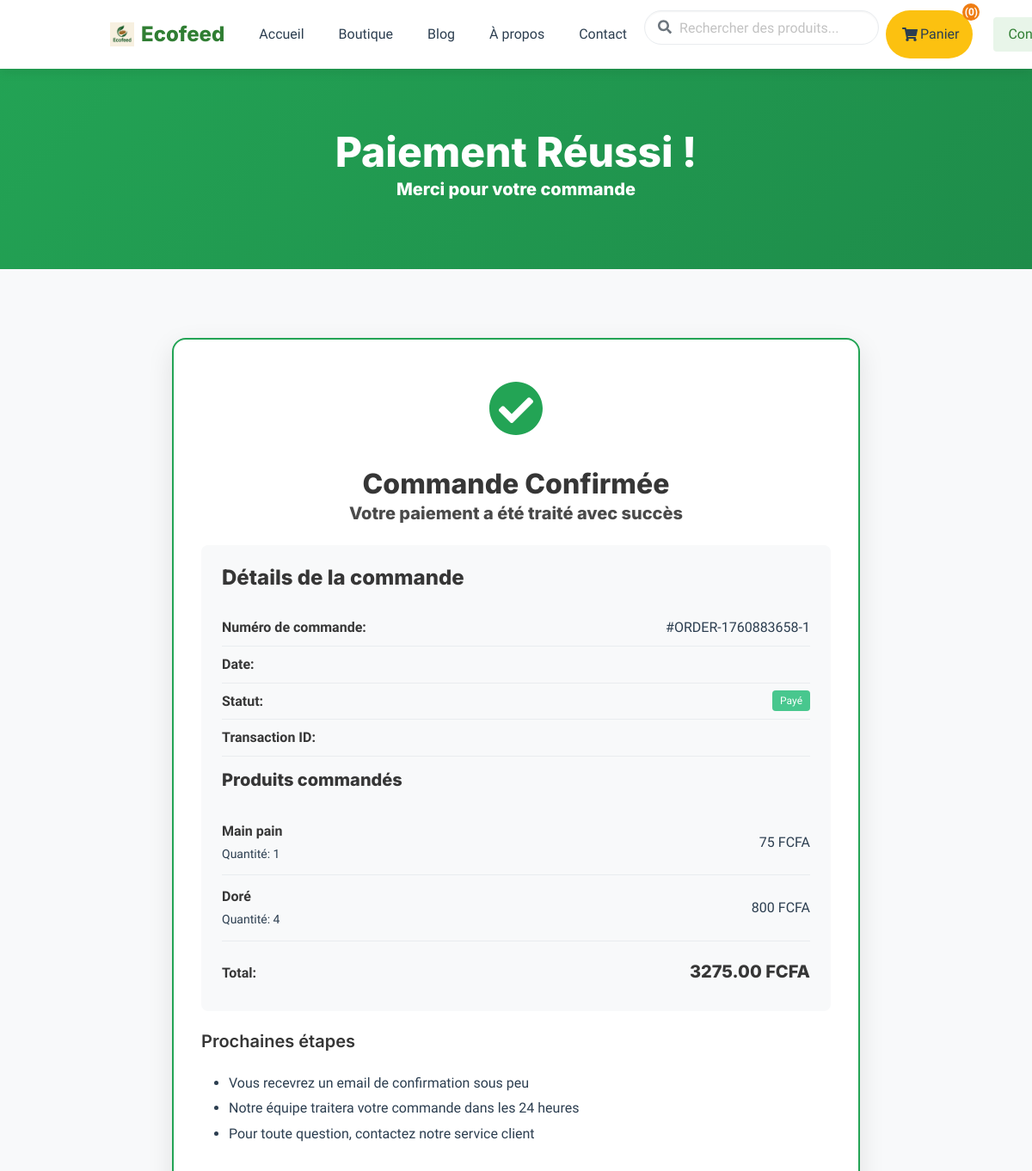
Before: /order/confirmation/5/ (upper part) with the older database file.
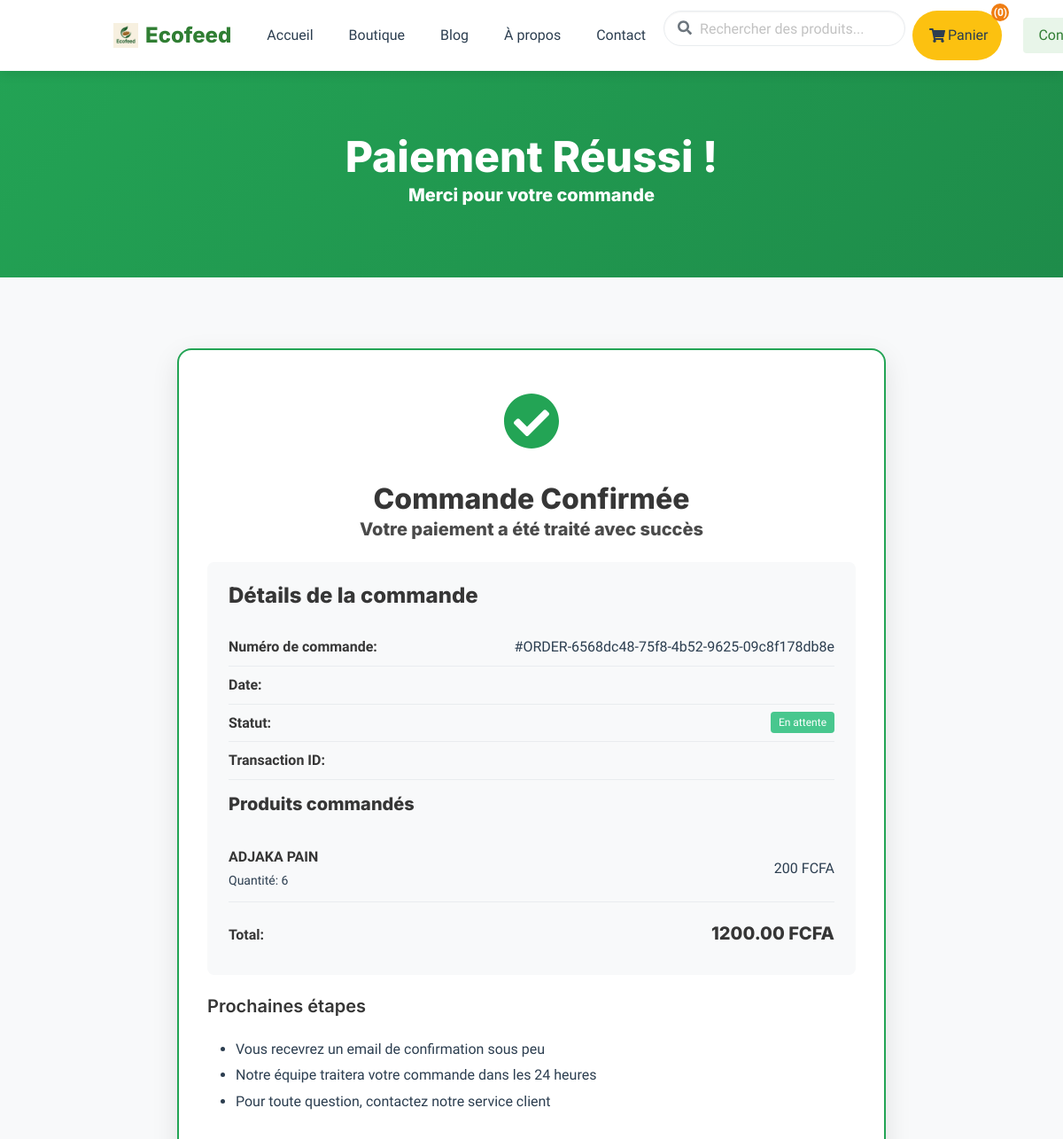
After: the same page with the newer database file.
### products/models.py (models this page shows, shortened)
class Order(models.Model):
    STATUS_CHOICES = [
        ('pending', 'En attente'),       # Order created, not paid
        ('processing', 'En cours'),      # Payment verification in progress
        ('paid', 'Payé'),                # Payment successful
        ('shipped', 'Expédié'),          # Order shipped
        ('delivered', 'Livré'),          # Order delivered
        ('cancelled', 'Annulé'),         # Order cancelled
    ]
    ordered_by = models.ForeignKey(User, on_delete=models.CASCADE)
    products = models.ManyToManyField(Product, through='OrderProduct')
    total_price = models.DecimalField(max_digits=10, decimal_places=2)
    currency = models.CharField(max_length=100, default="FCFA")
    ordered_at = models.DateTimeField(auto_now_add=True)
    status = models.CharField(max_length=20, choices=STATUS_CHOICES, default='pending')
    internal_transaction_id = models.CharField(
        max_length=100,
        unique=True,
        blank=False,
        null=False,
        db_index=True
    )

class OrderProduct(models.Model):
    order = models.ForeignKey('Order', on_delete=models.CASCADE, related_name='order_products')  # Add related_name here
    product = models.ForeignKey(Product, on_delete=models.CASCADE)
    quantity = models.PositiveIntegerField(default=1)

class Product(models.Model):
    name = models.CharField(max_length=255)
    added_by = models.ForeignKey(User, on_delete=models.CASCADE, related_name='products')
    description = models.TextField()
    price = models.DecimalField(max_digits=10, decimal_places=0)
    available = models.PositiveIntegerField(default=0)
    currency = models.CharField(max_length=100, default="FCFA")
    image = models.ImageField(upload_to='products/')
    created_at = models.DateTimeField(auto_now_add=True)

### products/views.py (the view)
# urls.py: path('order/confirmation/<int:order_id>/', views.order_confirmation, name='order_confirmation'),
def order_confirmation(request, order_id):
    order = get_object_or_404(Order, id=order_id)
    if request.user.is_authenticated and order.ordered_by != request.user:
        messages.error(request, "Vous n'avez pas accès à cette commande.")
        return redirect('products')
    order_products = order.order_products.all()
    context = {
        'order': order,
        'order_products': order_products,
    }
    return render(request, 'products/order_confirmation.html', context)

### products/templates/products/order_confirmation.html (shortened to what this page needs)
{% extends 'base.html' %}
{% load static %}
{% block content %}
<section class="confirmation-hero">
    <div class="container">
        <h1 class="title is-1 has-text-white">Paiement Réussi !</h1>
        <p class="subtitle has-text-white">Merci pour votre commande</p>
    </div>
</section>
<section class="section">
    <div class="container">
        <div class="confirmation-card">
            <div class="has-text-centered">
                <div class="success-icon">
                    <i class="fas fa-check-circle"></i>
                </div>
                <h2 class="title is-3">Commande Confirmée</h2>
                <p class="subtitle is-5">Votre paiement a été traité avec succès</p>
            </div>
            <div class="order-details">
                <h3 class="title is-4">Détails de la commande</h3>
                <div class="detail-row">
                    <strong>Numéro de commande:</strong>
                    <span>#{{ order.internal_transaction_id }}</span>
                </div>
                <div class="detail-row">
                    <strong>Date:</strong>
                </div>
                <div class="detail-row">
                    <strong>Statut:</strong>
                    <span class="tag is-success">{{ order.get_status_display }}</span>
                </div>
                <div class="detail-row">
                    <strong>Transaction ID:</strong>
                </div>
                <div class="product-list">
                    <h4 class="title is-5">Produits commandés</h4>
                    {% for order_product in order_products %}
                    <div class="product-item">
                        <div>
                            <strong>{{ order_product.product.name }}</strong>
                            <br>
                            <small>Quantité: {{ order_product.quantity }}</small>
                        </div>
                        <div>
                            {{ order_product.product.price }} {{ order_product.product.currency }}
                        </div>
                    </div>
                    {% endfor %}
                </div>
                <div class="detail-row">
                    <strong>Total:</strong>
                    <strong class="title is-5">{{ order.total_price }} {{ order.currency }}</strong>
                </div>
            </div>
            <div class="content">
                <h4 class="title is-5">Prochaines étapes</h4>
                <ul>
                    <li>Vous recevrez un email de confirmation sous peu</li>
                    <li>Notre équipe traitera votre commande dans les 24 heures</li>
                    <li>Pour toute question, contactez notre service client</li>
                </ul>
            </div>
        </div>
    </div>
</section>
{% endblock %}

### templates/base.html (shortened to what this page needs)
{% load static %}
<!DOCTYPE html>
<html lang="fr">
<head>
  <link rel="stylesheet" href="https://cdn.jsdelivr.net/npm/bulma@0.9.4/css/bulma.min.css">
</head>
<body>
  <nav class="navbar navbar-modern is-fixed-top" role="navigation" aria-label="main navigation">
    <div class="container">
      <div class="navbar-brand">
        <a class="navbar-item logo" href="{% url 'home' %}">
          <img src="{{ MEDIA_URL }}PROFIL_IMG/LOGO.jpg" alt="Ecofeed Logo">
          <span class="ml-2 font-inter">Ecofeed</span>
        </a>
      </div>
      <div id="mainNavbar" class="navbar-menu">
        <div class="navbar-start">
          <a class="navbar-item {% if request.resolver_match.url_name == 'home' %}is-active{% endif %}" href="{% url 'home' %}">
            Accueil
          </a>
          <a class="navbar-item {% if request.resolver_match.url_name == 'products' %}is-active{% endif %}" href="{% url 'products' %}">
            Boutique
          </a>
          <a class="navbar-item {% if request.resolver_match.url_name == 'blog' %}is-active{% endif %}" href="{% url 'blog' %}">
            Blog
          </a>
          <a class="navbar-item {% if request.resolver_match.url_name == 'about' %}is-active{% endif %}" href="{% url 'about' %}">
            À propos
          </a>
          <a class="navbar-item {% if request.resolver_match.url_name == 'contact' %}is-active{% endif %}" href="{% url 'contact' %}">
            Contact
          </a>
        </div>
        <div class="navbar-center">
          <div class="search-container">
            <div class="search-box">
              <span class="search-icon">
                <i class="fas fa-search"></i>
              </span>
              <input class="input search-input" type="text" placeholder="Rechercher des produits...">
            </div>
          </div>
        </div>
        <div class="navbar-end">
          <a class="navbar-item cart-link" href="{% url 'cart' %}">
            <span class="icon">
              <i class="fas fa-shopping-cart"></i>
            </span>
            <span>Panier</span>
            <span class="cart-count">({{ request.session.cart|length|default:"0" }})</span>
          </a>
          {% if user.is_authenticated %}
            <div class="navbar-item has-dropdown is-hoverable">
              <a class="navbar-link">
                <span class="icon">
                  <i class="fas fa-user-circle"></i>
                </span>
                <span>Mon compte</span>
              </a>
              <div class="navbar-dropdown is-right">
                <a class="navbar-item" href="{% url 'profile' %}">
                  <span class="icon">
                    <i class="fas fa-user"></i>
                  </span>
                  <span>Profil</span>
                </a>
                <a class="navbar-item" href="{% url 'payment_history' %}">
                  <span class="icon">
                    <i class="fas fa-receipt"></i>
                  </span>
                  <span>Mes commandes</span>
                </a>
                <hr class="navbar-divider">
                <a class="navbar-item has-text-danger" href="{% url 'logout' %}">
                  <span class="icon">
                    <i class="fas fa-sign-out-alt"></i>
                  </span>
                  <span>Déconnexion</span>
                </a>
              </div>
            </div>
          {% else %}
            <div class="navbar-item">
              <div class="buttons">
                <a class="button is-light" href="{% url 'login' %}">
                  Connexion
                </a>
              </div>
            </div>
          {% endif %}
        </div>
      </div>
    </div>
  </nav>
  {% block content %}
  {% endblock content %}
</body>
</html>

### products/templates/products/order_confirmation.html (style rules this page uses)
.confirmation-hero { background: linear-gradient(135deg, #23a455 0%, #1e8c4a 100%); color: white; padding: 80px 0; text-align: center; margin-top: -70px; padding-top: 150px; }
.confirmation-card { background: white; border-radius: 16px; box-shadow: 0 10px 30px rgba(0,0,0,0.1); padding: 2rem; margin: 2rem auto; max-width: 800px; border: 2px solid #23a455; }
.success-icon { font-size: 4rem; color: #23a455; margin-bottom: 1rem; }
.order-details { background: #f8f9fa; border-radius: 8px; padding: 1.5rem; margin: 1.5rem 0; }
.detail-row { display: flex; justify-content: space-between; padding: 0.5rem 0; border-bottom: 1px solid #e9ecef; }
.detail-row:last-child { border-bottom: none; }
.product-list { margin: 1rem 0; }
.product-item { display: flex; justify-content: space-between; align-items: center; padding: 0.75rem 0; border-bottom: 1px solid #e9ecef; }

### templates/base.html (style rules this page uses)
:root { --primary-green: #307E33; --primary-yellow: #FCC110; --primary-orange: #EF7D12; --primary-green-dark: #2a6d2d; --primary-green-light: #e8f5e9; --dark: #2c3e50; --light: #f8f9fa; --gray: #6c757d; --border: #e9ecef; --shadow: 0 4px 12px rgba(0, 0, 0, 0.08); }
body { font-family: 'Quicksand', 'Segoe UI', Roboto, sans-serif; font-weight: 400; background-color: var(--light); color: var(--dark); padding-top: 70px; line-height: 1.6; }
h1, h2, h3, h4, h5, h6, .title, .subtitle, .navbar-modern .navbar-brand .logo, .footer-title { font-family: 'Inter', sans-serif; font-weight: 800; }
.font-inter { font-family: 'Inter', sans-serif; font-weight: 800; }
.navbar-modern { background: white; box-shadow: var(--shadow); border-bottom: none; padding: 0.75rem 0; transition: all 0.3s ease; }
.navbar-modern .navbar-brand .logo { font-size: 1.5rem; color: var(--primary-green); }
.navbar-modern .navbar-brand img { height: 42px; transition: all 0.3s ease; }
.navbar-modern .navbar-item { font-family: 'Quicksand', sans-serif; font-weight: 500; color: var(--dark); padding: 0.5rem 1rem; margin: 0 0.25rem; border-radius: 6px; transition: all 0.2s ease; }
.navbar-modern .navbar-item.cart-link { position: relative; background-color: var(--primary-yellow); color: var(--dark); border-radius: 50px; padding: 0.5rem 1rem; margin-left: 0.5rem; transition: all 0.3s ease; }
.navbar-modern .navbar-item.cart-link .cart-count { position: absolute; top: -8px; right: -8px; background: var(--primary-orange); color: white; border-radius: 50%; width: 20px; height: 20px; font-size: 0.75rem; display: flex; align-items: center; justify-content: center; font-weight: bold; }
.button.is-light { background-color: var(--primary-green-light); color: var(--primary-green); font-family: 'Quicksand', sans-serif; font-weight: 500; }
.search-container { max-width: 500px; margin: 0 auto; }
.search-box { position: relative; }
.search-input { border-radius: 50px; padding-left: 2.5rem; border: 1px solid var(--border); transition: all 0.3s ease; font-family: 'Quicksand', sans-serif; }
.search-icon { position: absolute; left: 1rem; top: 50%; transform: translateY(-50%); color: var(--gray); z-index: 5; }

Changed rows visible on the page:
no longer on this page (row edited): OrderProduct: product.name "Main pain", quantity "1", product.price "75", product.currency "FCFA"
no longer on this page (row edited): OrderProduct: product.name "Doré", quantity "4", product.price "800", product.currency "FCFA"
changed Order "FCFA": internal_transaction_id "ORDER-1760883658-1" → "ORDER-6568dc48-75f8-4b52-9625-09c8f178db8e"; status "Payé" → "En attente"; total_price "3275.00" → "1200.00"
now on this page (row edited): OrderProduct: product.name "ADJAKA PAIN", quantity "6", product.price "200", product.currency "FCFA"
